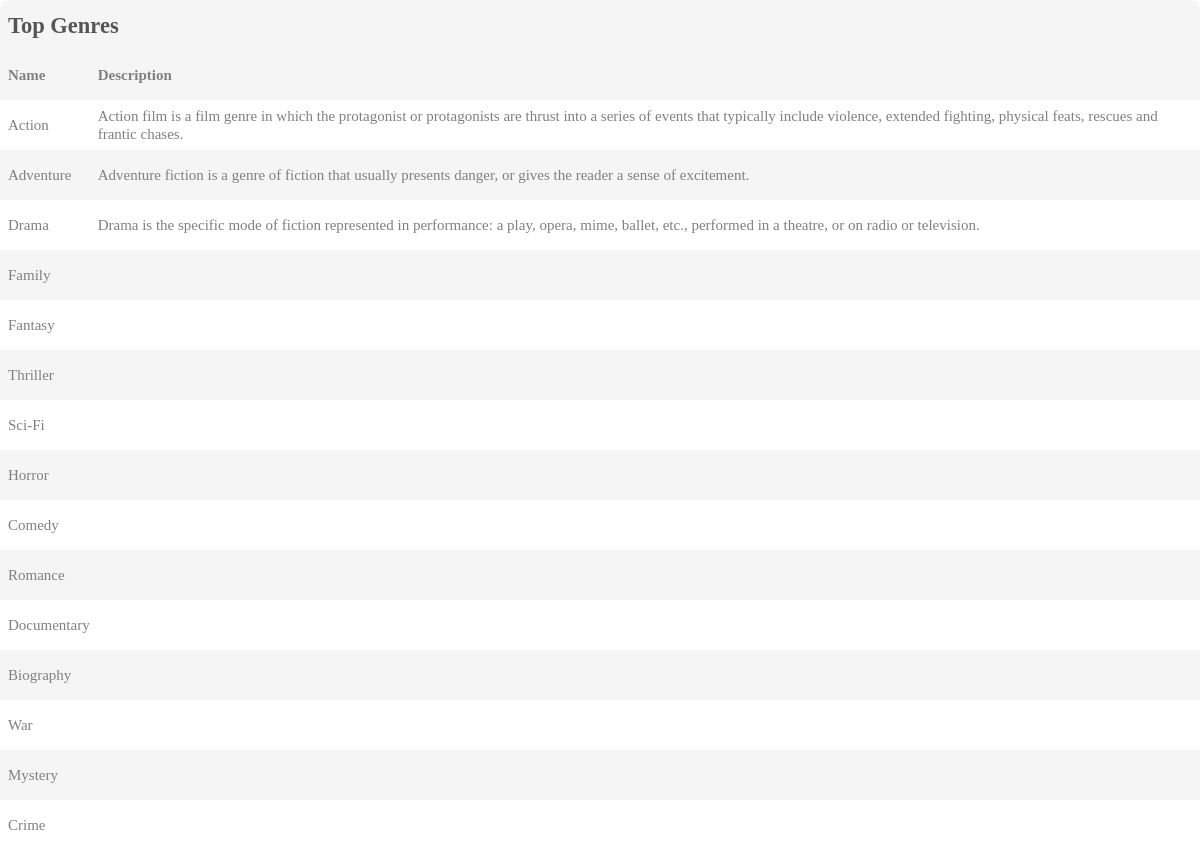
/genres.php, run on the app's committed database.
### tables this page shows
CREATE TABLE `gen` (
  `id_gen_film` int(11) NOT NULL,
  `nume_gen` char(12) NOT NULL,
  `descriere_gen` varchar(255) DEFAULT NULL
);

### genres.php (the view, shortened to what this page needs)
<?php
$mysqli = new mysqli("localhost", "eduard", "#eduarD123", "movie_db");
$query = 'SELECT * FROM `gen`';
$result = $mysqli->query($query);
?>
<!DOCTYPE html>
<head>
</head>
<body>
<link href="logged_in_style.css" rel="stylesheet" type="text/css">
<link rel="stylesheet" href="https://use.fontawesome.com/releases/v5.7.1/css/all.css">
<link href="tables_style.css" rel="stylesheet" type="text/css">
<table>
    <tr>
        <th colspan="2"><h2>Top Genres</h2></th>
    </tr>
    <th> Name </th>
    <th> Description </th>
    <?php while($rows=mysqli_fetch_assoc($result))
    {
        ?>
        <tr>
            <td> <?php echo $rows['nume_gen']; ?> </td>
            <td> <?php echo $rows['descriere_gen']; ?> </td>
        </tr>
        <?php
    }
    ?>
</table>
</body>

### tables_style.css (style rules this page uses)
* { margin: 0px; padding: 0px; box-sizing: border-box; }
body, html { height: 100%; font-family: sans-serif; }
h1,h2,h3,h4,h5,h6 { margin: 0px; }
table { border-spacing: 1; border-collapse: collapse; background: white; border-radius: 10px; overflow: hidden; width: 100%; margin: 0 auto; position: relative; }
table * { position: relative; }
table td, table th { padding-left: 8px; }
table tbody tr { height: 50px; }
table tbody tr:last-child { border: 0; }
table td, table th { text-align: left; }
tbody tr:nth-child(even) { background-color: #f5f5f5; }
tbody tr { font-family: OpenSans-Regular; font-size: 15px; color: #808080; line-height: 1.2; font-weight: unset; }

### data on the page
gen: nume_gen "Action", descriere_gen "Action film is a film genre in which the protagonist or protagonists are thrust into a series of events that typically include violence, extended fighting, physical feats, rescues and frantic chases."
gen: nume_gen "Adventure", descriere_gen "Adventure fiction is a genre of fiction that usually presents danger, or gives the reader a sense of excitement."
gen: nume_gen "Drama", descriere_gen "Drama is the specific mode of fiction represented in performance: a play, opera, mime, ballet, etc., performed in a theatre, or on radio or television."
gen: nume_gen "Family"
gen: nume_gen "Fantasy"
gen: nume_gen "Thriller"
gen: nume_gen "Sci-Fi"
gen: nume_gen "Horror"
gen: nume_gen "Comedy"
gen: nume_gen "Romance"
gen: nume_gen "Documentary"
gen: nume_gen "Biography"
gen: nume_gen "War"
gen: nume_gen "Mystery"
gen: nume_gen "Crime"
